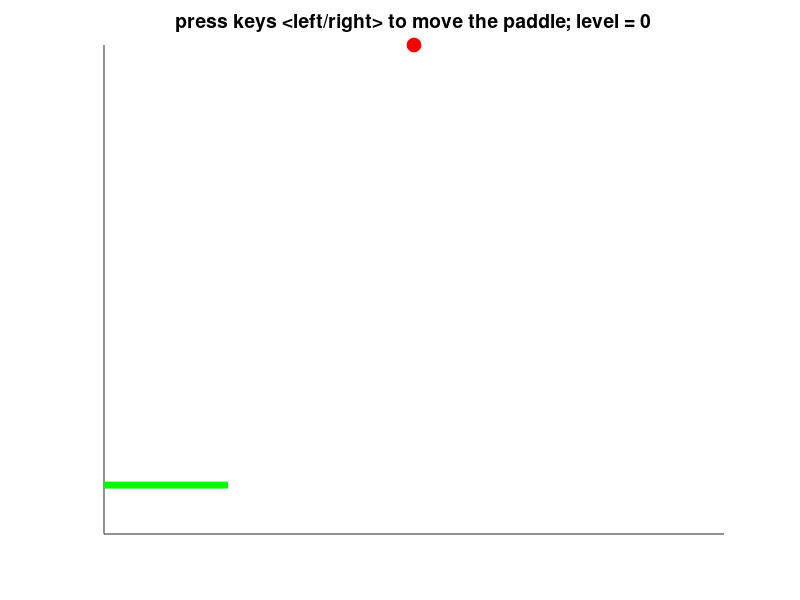

MATLAB code for this plot: (Note: this script raises an error after producing the figure.)
function pong_basic
%Modified the pong code by David Buckingham
%https://www.mathworks.com/matlabcentral/fileexchange/31177-dave-s-matlab-pong

%%%%%% main part of the code %%%
global game_over

close all
initData  %first function, initialize the data variables
initFigure %second function, initialize the figure
while ~game_over %runs till game_over = 1
    moveBall; %third function, compute ball movement including collision detection
    movePaddle; %fourth function, compute paddle position based on user input. 
    refreshPlot; %fifth function, refresh plot based on moveBall and movePaddle
end

%%%%%%%%%%%%%%%%%%%%%%%%%%%%%%%%%%%%%%%%%%%%%%%%%%%%
function initData %first function, initialize the data variables
%%%%%%%%%%%%%%%%%%%%%%%%%%%%%%%%%%%%%%%%%%%%%%%%%%%%
global WALL_X_MIN WALL_X_MAX WALL_Y_MIN WALL_Y_MAX
global PADDLE_WIDTH BALL_SIZE 
global BALL_INIT_VX BALL_INIT_VY DT DELAY
global PADDLE_VX PADDLE_SPEED PADDLE_VY
global game_over level flag
global chimp_x chimp_y counter
global chimp_x_min chimp_x_max chimp_y_min chimp_y_max

level = 0;
game_over = 0;
WALL_X_MIN = 0;
WALL_X_MAX = 100;
WALL_Y_MIN = 0;
WALL_Y_MAX = 100;
PADDLE_WIDTH = 20;
BALL_SIZE = 10;
BALL_INIT_VX = 4;
BALL_INIT_VY = -2;
PADDLE_VX = 0;
PADDLE_VY = 0;
PADDLE_SPEED = 10; 
DT = 0.1; 
DELAY = 0.001;
flag = 0;
chimp_x = [50 60];
chimp_y = [50 60];
chimp_x_min = chimp_x(1);
chimp_y_min = chimp_y(1);
chimp_x_max = chimp_x(1)+10;
chimp_y_max = chimp_y(1)+10;
counter = 0

%%%%%%%%%%%%%%%%%%%%%%%%%%%%%%%%%%%%%%%%%%%%%%%%%%%%
function initFigure %second function, initialize the figure
%%%%%%%%%%%%%%%%%%%%%%%%%%%%%%%%%%%%%%%%%%%%%%%%%%%%
global PADDLE_WIDTH BALL_SIZE 
global WALL_X_MIN WALL_X_MAX WALL_Y_MIN WALL_Y_MAX
global BALL_INIT_VX BALL_INIT_VY
global ball_x ball_y ball_vx ball_vy 
global paddle_x_left paddle_x_right paddle_y
global ball_anim paddle_anim
global level I

fig = figure; %initialize the figure
set(fig, 'Resize', 'off'); %do not allow figure to resize
set(fig,'KeyPressFcn',@keyDown); %setkey presses for later
ball_x = 0.5*(WALL_X_MIN+WALL_X_MAX); 
ball_y = WALL_Y_MAX;
ball_vx = BALL_INIT_VX; 
ball_vy = BALL_INIT_VY;
paddle_x_left = 0;
paddle_x_right = PADDLE_WIDTH;
paddle_y = 10;
axis([WALL_X_MIN WALL_X_MAX WALL_Y_MIN WALL_Y_MAX]); %set the size of the board.
axis manual;
hold on;
title(['press keys <left/right> to move the paddle; level = ',num2str(level)],'Fontsize',14);
set(gca, 'color', 'w', 'YTick', [], 'XTick', []); %remove x and y label

%%%%%%% set the ball and paddle %%%%%%
ball_anim = plot(ball_x,ball_y,'o','Markersize',BALL_SIZE,'Markerfacecolor','r','Markeredgecolor','r'); %create ball
paddle_anim = line('Xdata',[paddle_x_left paddle_x_right],'Ydata',[paddle_y paddle_y],'Color','g','Linewidth',5); %paddle

I = imread('daChimp.jpg');

%%%%%%%% set the walls %%%%%%%
line('Xdata',[WALL_X_MIN WALL_X_MIN],'Ydata',[WALL_Y_MIN WALL_Y_MAX],'Color','k','Linewidth',3); %left wall
line('Xdata',[WALL_X_MIN WALL_X_MAX],'Ydata',[WALL_Y_MAX WALL_Y_MAX],'Color','k','Linewidth',3); %top wall
line('Xdata',[WALL_X_MAX WALL_X_MAX],'Ydata',[WALL_Y_MIN WALL_Y_MAX],'Color','k','Linewidth',3); %right wall


%%%%%%%%%%%%%%%%%%%%%%%%%%%%%%%%%%%%%%%%%%%%%%%%%%%%
function moveBall %third function, compute ball movement including collision detection
%%%%%%%%%%%%%%%%%%%%%%%%%%%%%%%%%%%%%%%%%%%%%%%%%%%%
global ball_x ball_y ball_vx ball_vy  DT ex ey
global WALL_X_MIN WALL_X_MAX WALL_Y_MIN WALL_Y_MAX
global paddle_x_left paddle_x_right paddle_y
global game_over flag
global chimp_x_min chimp_x_max chimp_y_min chimp_y_max
global counter

ball_x = ball_x + ball_vx*DT;
ball_y = ball_y + ball_vy*DT;

ex = -1-counter;
ey = -1-counter;

if (ball_x < WALL_X_MIN || ball_x > WALL_X_MAX)
    disp('Ball collision detected');
    ball_vx = ball_vx*ex;
    counter = counter + 0.1;
    
elseif (ball_y > WALL_Y_MAX || (ball_y < paddle_y && paddle_x_left<ball_x && ball_x<paddle_x_right))
    disp('Ball collision detected');
    ball_vy = ball_vy*ey;
    counter = counter + 0.1;
    
else
    disp(['Ball Position is ',num2str(ball_x)]);
end

if (flag == 0)
    if (ball_x > 40 && ball_x < 60 && ball_y > 40 && ball_y < 60)
        ball_vx = -1.1*ball_vx;
        ball_vy = -1.1*ball_vy;
        flag = 1;
    end
end

%%%%%%%% Basic pong edit #1: %%%%%%%%%%%%
% Write code to move the ball here. You code will include logic to get the ball to 
% detect the left, right, and top wall and the paddle and subsequently to change its
% movement based on which wall/paddle the ball hits.
%%%%%%%%%%%%%%%%%%%%%%%%%%%%%%%%%%%%%%%%

if (ball_y < WALL_Y_MIN)
     GameOver = imread('GameOver.png');
     hold on;
     image([-45 10]+70, [45 10]+50, GameOver);
     pause(1);
     game_over = 1;
end

%%%%%%%%%%%%%%%%%%%%%%%%%%%%%%%%%%%%%%%%%%%%%%%%%%%%
function movePaddle %fourth function, compute paddle position based on user input. 
%%%%%%%%%%%%%%%%%%%%%%%%%%%%%%%%%%%%%%%%%%%%%%%%%%%%
global PADDLE_VX PADDLE_VY
global PADDLE_WIDTH DT
global paddle_x_left paddle_x_right paddle_y
global WALL_X_MIN WALL_X_MAX

PADDLE_VX = 0;
PADDLE_VY = 0;

if (paddle_x_left == WALL_X_MIN || paddle_x_right == WALL_X_MAX)
    PADDLE_VX = 0;
    disp('Paddle collision detected');
end

if (paddle_y < 5 || paddle_y > 50)
    PADDLE_VY = 0;
end

%%%%%%%% Basic pong edit #2: %%%%%%%%%%%%
% Write code to move the paddle here. Your code will include logic to get
% the paddle to detect the left and right wall and to avoid it from
% penetrating either walls. 
%%%%%%%%%%%%%%%%%%%%%%%%%%%%%%%%%%%%%%%%%

%%%%%%%%%%%%%%%%%%%%%%%%%%%%%%%%%%%%%%%%%%%%%%%%%%%%
function refreshPlot %fifth function, refresh plot based on moveBall and movePaddle
%%%%%%%%%%%%%%%%%%%%%%%%%%%%%%%%%%%%%%%%%%%%%%%%%%%%
global ball_x ball_y
global ball_anim paddle_anim
global paddle_x_left paddle_x_right paddle_y
global DELAY flag I J chimp_x chimp_y

if (flag == 0)
    hold on
    J = image([10 -10]+chimp_x(1), [10 -10]+chimp_y(1), I);
% elseif (flag == 1)
%     hold off
%     J = image([10 -10]+chimp_x(2),[10 -10]+chimp_y(2),I);
%     hold on
end

set(ball_anim, 'XData', ball_x, 'YData', ball_y);
set(paddle_anim, 'Xdata',[paddle_x_left paddle_x_right], 'YData', [paddle_y paddle_y]);
drawnow;
pause(DELAY);   


%%%%%%%%%%%%%%%%%%%%%%%%%%%%%%%%%%%%%%%%%%%%%%%%%%%%
function keyDown(src,event) %called from initFigure to take key press to move the paddle
%%%%%%%%%%%%%%%%%%%%%%%%%%%%%%%%%%%%%%%%%%%%%%%%%%%%
global PADDLE_VX PADDLE_SPEED PADDLE_VY
global PADDLE_WIDTH DT
global paddle_x_left paddle_x_right paddle_y

switch event.Key
  case 'rightarrow'
    PADDLE_VX = 1.5*PADDLE_SPEED;
  case 'leftarrow'
    PADDLE_VX = -1.5*PADDLE_SPEED;
  case 'uparrow'
    PADDLE_VY = 1.5*PADDLE_SPEED;
  case 'downarrow'
    PADDLE_VY = -1.5*PADDLE_SPEED;
  otherwise
    PADDLE_VX = 0;
    PADDLE_VY = 0;   
end

paddle_x_left = paddle_x_left + PADDLE_VX*DT;
paddle_x_right = paddle_x_left + PADDLE_WIDTH;
paddle_y = paddle_y + PADDLE_VY*DT;

